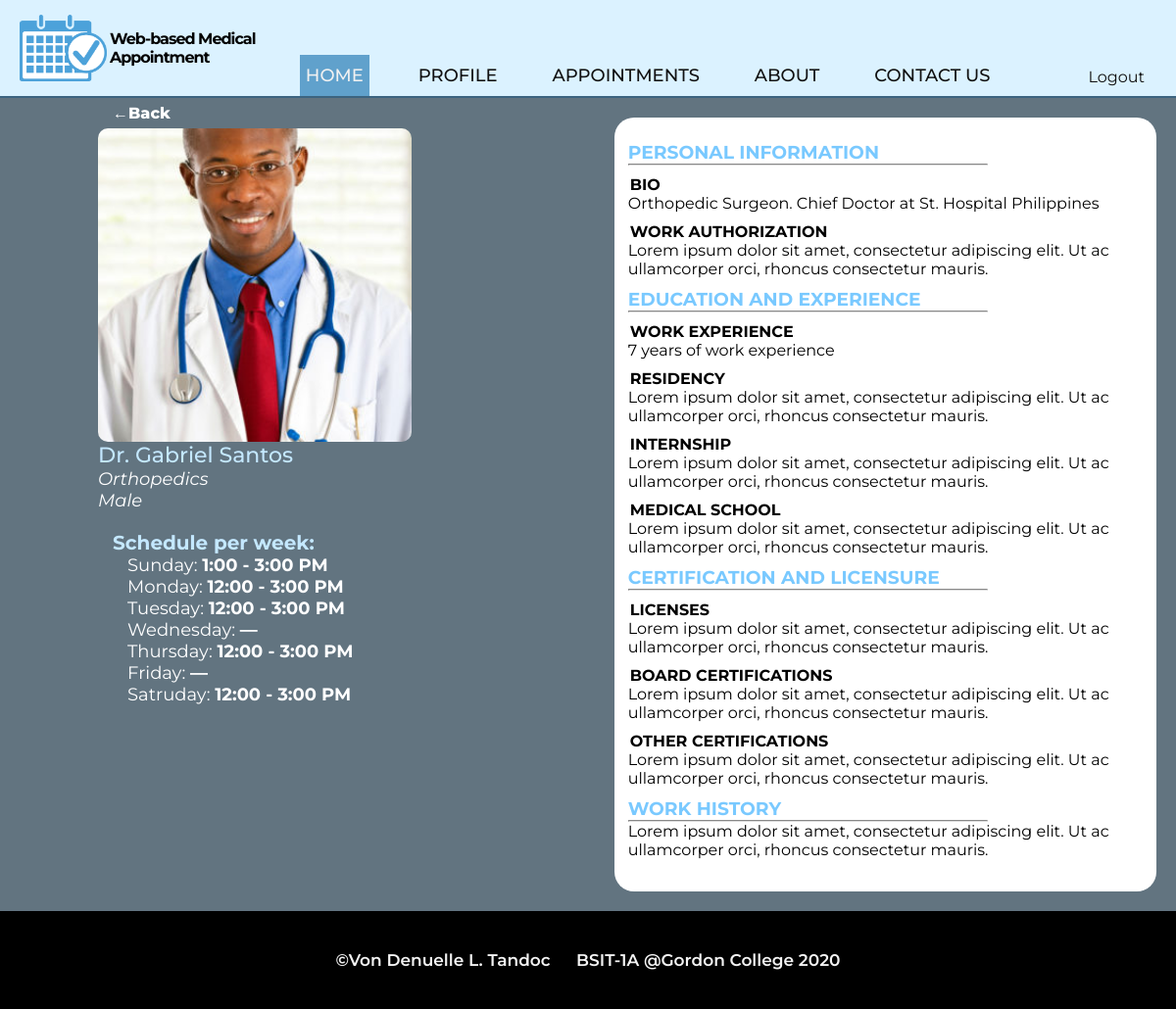
Page /Appointment/pages/doctor-bio.php?id=6 on the committed database.
### tables this page shows
CREATE TABLE `doctors` (
  `id` int(11) NOT NULL,
  `name` text NOT NULL,
  `sex` text NOT NULL,
  `status` int(11) NOT NULL DEFAULT 0,
  `sun` text NOT NULL DEFAULT '—',
  `mon` text NOT NULL DEFAULT '—',
  `tue` text NOT NULL DEFAULT '—',
  `wed` text NOT NULL DEFAULT '—',
  `thu` text NOT NULL DEFAULT '—',
  `fri` text NOT NULL DEFAULT '—',
  `sat` text NOT NULL DEFAULT '—',
  `bio` mediumtext NOT NULL,
  `workAuthorize` text NOT NULL,
  `workexp` text NOT NULL,
  `residency` text NOT NULL,
  `internship` text NOT NULL,
  `medschool` text NOT NULL,
  `license` mediumtext NOT NULL,
  `boardCert` mediumtext NOT NULL,
  `otherCert` mediumtext NOT NULL,
  `workHistory` mediumtext NOT NULL,
  `specialization` text NOT NULL,
  `pwd` longtext NOT NULL,
  `imgname` text NOT NULL,
  `imgstatus` int(11) NOT NULL DEFAULT 1
);

### Appointment/pages/doctor-bio.php (the view, shortened to what this page needs)
<?php
    include '../php/includes/header.php';
?>
    <link rel="stylesheet" href="../css/doctor-bio.css">
    </head>
<?php include '../php/includes/nav.php'; ?>
<?php
 $id = $_GET['id'];
   $sql = "SELECT * FROM doctors WHERE id=?";
   $stmt= mysqli_stmt_init($conn);
    mysqli_stmt_prepare($stmt,$sql);
    mysqli_stmt_bind_param($stmt, "i", $id);
    mysqli_stmt_execute($stmt);
   $result = mysqli_stmt_get_result($stmt);
   $doctor = mysqli_fetch_assoc($result);
 ?>
 <div class="desktop">
  <div class="logo-box">
  <img src="../images/logo.png" alt="logo">
  <h1>Web-based Medical Appointment</h1>
 </div>
 <ul>
  <li><a  id="tab-active" href="home-client.php">Home</a></li>
  <li><a href="<?php echo isset($_SESSION['id']) ? 'profile-client.php' : '../index.php' ?>">Profile</a></li>
  <li><a href="<?php echo isset($_SESSION['id']) ? 'notif-appointment-client.php' : '../index.php' ?>">Appointments</a></li>
  <li><a href="about-dr.php">About</a></li>
  <li><a href="contact-dr.php">Contact Us</a></li>
  <a href="../php/includes/logout.inc.php" class="logout">Logout</a>
 </ul>
 </div>
<main>
  <div class="container">
    <div class="desktop-holder">
    <div class="section1">
          <a class="back" href="home-client.php">←Back</a>
      <img src="../images/uploads-dr/<?php echo $doctor['imgname']; ?>" alt="<?php echo $doctor['name']; ?>">
      <h4><?php echo $doctor['name']; ?></h4>
      <p><i><?php echo $doctor['specialization']; ?></i></p>
      <p><i><?php echo $doctor['sex']; ?></i></p>
        <span>
          <h5>Schedule per week:</h5>
          <p>Sunday: <b><?php echo $doctor['sun']; ?></b></p>
          <p>Monday: <b><?php echo $doctor['mon']; ?></b></p>
          <p>Tuesday: <b><?php echo $doctor['tue']; ?></b></p>
          <p>Wednesday: <b><?php echo $doctor['wed']; ?></b></p>
          <p>Thursday: <b><?php echo $doctor['thu']; ?></b></p>
          <p>Friday: <b><?php echo $doctor['fri']; ?></b></p>
          <p>Satruday: <b><?php echo $doctor['sat']; ?></b></p>
          </span>
    </div>
    <div class="section2">
      <h3>Personal Information</h3>
      <hr>
      <h5>Bio</h5>
      <p><?php echo $doctor['bio']; ?></p>
      <h5>Work Authorization</h5>
      <p><?php echo $doctor['workAuthorize']; ?></p>
      <h3>education and experience</h3>
      <hr>
      <h5>Work experience</h5>
      <p><?php echo $doctor['workexp']; ?></p>
      <h5>residency</h5>
      <p><?php echo $doctor['residency']; ?></p>
      <h5>internship</h5>
      <p><?php echo $doctor['internship']; ?></p>
      <h5>Medical School</h5>
      <p><?php echo $doctor['medschool']; ?></p>
      <h3>certification and licensure</h3>
      <hr>
      <h5>Licenses</h5>
      <p><?php echo $doctor['license']; ?></p>
      <h5>board certifications</h5>
      <p><?php echo $doctor['boardCert']; ?></p>
      <h5>other certifications</h5>
      <p><?php echo $doctor['otherCert']; ?></p>
      <h3>Work history</h3>
      <hr>
      <p><?php echo $doctor['workHistory']; ?></p>
      <br>
    </div>
      </div>
  </div>
</main>
<?php    include '../php/includes/footer.php'; ?>

### Appointment/css/general.css (style rules this page uses)
* { margin: 0; padding: 0; box-sizing: border-box; }
html, body { height: 100%; }
html, body, p, h1, h2, h3, h4, h5, h6, button { font-family: 'Montserrat', sans-serif; }
.logo-box { cursor: pointer; order: 2; margin-left: 20px; height: 100%; display: flex; align-items: center; white-space: wrap; padding: 0; }
.desktop { display: none; }
@media only screen and (min-width: 1024px) { .desktop { height: 100px; background-color: #DBF2FF; display: flex; justify-content: center; width: 100%; border-bottom: 2px solid #3C6480; } }
@media only screen and (min-width: 1024px) { .logo-box { height: 100%; white-space: wrap; order: 1; } }
@media only screen and (min-width: 1024px) { .logo-box img { height: 70%; } }
@media only screen and (min-width: 1024px) { .logo-box h1 { font-size: 16px; font-weight: 700; letter-spacing: -1px; margin-left: 3px; } }
@media only screen and (min-width: 1024px) { .desktop ul { order: 2; width: 100%; display: flex; justify-content: space-around; align-items: flex-end; flex-wrap: nowrap; white-space: nowrap; } }
@media only screen and (min-width: 1024px) { .desktop ul li { list-style: none; white-space: wrap; padding-bottom: 10px; } }
@media only screen and (min-width: 1024px) { .desktop ul li a { font-size: 18px; padding: 10px 6px; text-transform: uppercase; color: #111; text-decoration: none; font-weight: 500; transition: all 0.1s ease-out; } }
@media only screen and (min-width: 1024px) { .logout { color: #111; margin-left: 40px; text-decoration: none; padding: 10px; } }
@media only screen and (min-width: 1024px) { #tab-active { background-color: #60A1CC; color: #f1f1f1; } }

### Appointment/css/doctor-bio.css (style rules this page uses)
main { margin-top: 100px; width: 100%; }
.container { display: flex; align-items: center; justify-content: center; flex-direction: column; }
a.back { color: #fff; font-weight: 800; display: block; padding: 6px 3px; cursor: pointer; margin-left: -200px; margin-top: -20px; text-decoration: none; }
.desktop-holder { width: 100%; }
.section1 { text-align: center; background-color: #627480; padding: 20px; width: 100%; display: flex; flex-direction: column; align-items: center; justify-content: center; }
.section1 span { text-align: center; }
.section1 h4 { font-size: 22px; font-weight: 500; color: #C4E8FF; }
.section1 p { font-size: 18px; color: #fff; }
.section1 img { object-fit: cover; width: 300px; height: 300px; border-radius: 10px; }
span h5 { margin-top: 20px; margin-left: 15px; font-size: 20px; font-weight: 700; text-align: left; color: #C4E8FF; }
span p { text-align: left; margin-left: 30px; font-weight: 400; }
.section2 { margin-top: 30px; margin-left: 20px; }
.section2 hr { width: 70%; border-color: #dcdcdc; }
.section2 h3 { text-transform: uppercase; color: #79C9FF; margin-top: 10px; }
.section2 h5 { text-transform: uppercase; margin: 10px 0px 0px 2px; font-size: 16px; }
.section2 p { font-weight: 400; }
@media only screen and (min-width: 1024px) { main { margin-top: 0px; } }
@media only screen and (min-width: 1024px) { a.back { color: #fff; font-weight: 800; display: block; padding: 6px 3px; cursor: pointer; margin-left: 12px; } }
@media only screen and (min-width: 1024px) { .desktop-holder { width: 100%; display: flex; justify-content: space-evenly; align-items: flex-start; background-color: #627480; } }
@media only screen and (min-width: 1024px) { .section1 { width: 50%; margin-left: 50px; padding-left: 50px; } }
@media only screen and (min-width: 1024px) { .section2 { width: 50%; } }
@media only screen and (min-width: 1024px) { .section1 { align-items: flex-start; } }
@media only screen and (min-width: 1024px) { .section1 img { width: 320px; height: 320px; } }
@media only screen and (min-width: 1024px) { .section2 { margin: 20px; padding: 14px; border-radius: 20px; background-color: #fff; } }

### rows in the picture
doctors: imgname (picture), name "Dr. Gabriel Santos", specialization "Orthopedics", sex "Male", sun "1:00 - 3:00 PM", mon "12:00 - 3:00 PM", tue "12:00 - 3:00 PM", wed "—", thu "12:00 - 3:00 PM", fri "—", sat "12:00 - 3:00 PM", bio "Orthopedic Surgeon. Chief Doctor at St. Hospital Philippines", workAuthorize "Lorem ipsum dolor sit amet, consectetur adipiscing elit. Ut ac ullamcorper orci, rhoncus consectetur mauris.", workexp "7 years of work experience", residency "Lorem ipsum dolor sit amet, consectetur adipiscing elit. Ut ac ullamcorper orci, rhoncus consectetur mauris.", internship "Lorem ipsum dolor sit amet, consectetur adipiscing elit. Ut ac ullamcorper orci, rhoncus consectetur mauris.", medschool "Lorem ipsum dolor sit amet, consectetur adipiscing elit. Ut ac ullamcorper orci, rhoncus consectetur mauris.", license "Lorem ipsum dolor sit amet, consectetur adipiscing elit. Ut ac ullamcorper orci, rhoncus consectetur mauris.", boardCert "Lorem ipsum dolor sit amet, consectetur adipiscing elit. Ut ac ullamcorper orci, rhoncus consectetur mauris.", otherCert "Lorem ipsum dolor sit amet, consectetur adipiscing elit. Ut ac ullamcorper orci, rhoncus consectetur mauris.", workHistory "Lorem ipsum dolor sit amet, consectetur adipiscing elit. Ut ac ullamcorper orci, rhoncus consectetur mauris."
